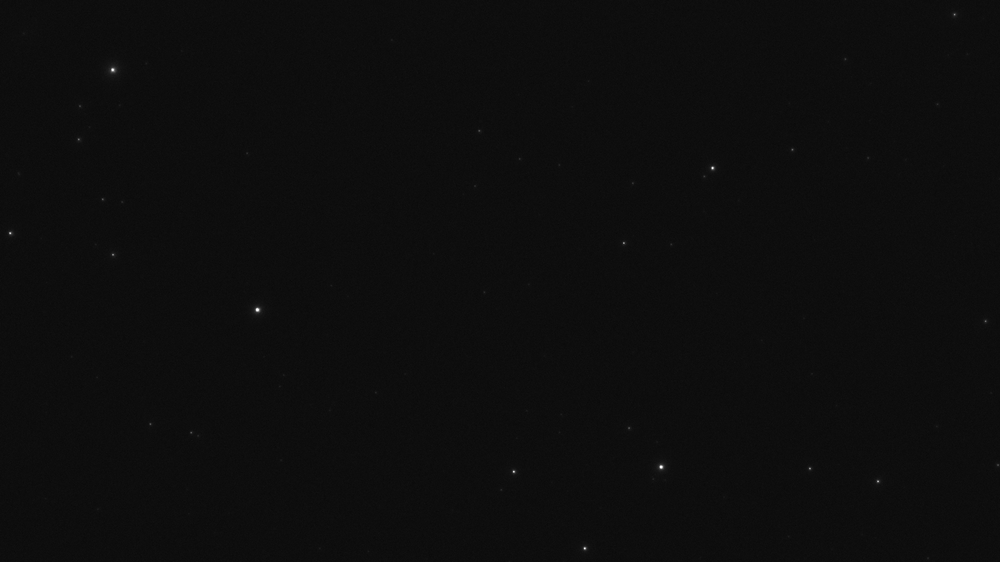
#> input picture solver/data/polaris/frame_a.png, 1000 x 562 px, shrunk from 1936 x 1088 before the run, found by its file name; the run also reads 1 picture not shown here
$ python test_polaris_real.py
#> lines starting #> are read from the running program, lines starting #| are printed output that depends on the picture; after the words box and inside, x2 and y2 are one past the last pixel; in counts of white or black regions, pixels touching at a corner belong together; long printed decimals are rounded
### solver/frame_loader.py
import os
import cv2
import numpy as np


def load_frame(path: str) -> np.ndarray:
    """
    Carga una imagen astronómica:
    - FITS (.fits/.fit/.fts)
    - PNG / JPG / TIF / BMP

    Devuelve imagen en escala de grises uint8.
    """
    ext = os.path.splitext(path)[1].lower()

    # FITS
    if ext in [".fits", ".fit", ".fts"]:
        from astropy.io import fits
        with fits.open(path) as hdul:
            data = hdul[0].data.astype(float)

        data -= np.nanmin(data)
        maxv = np.nanmax(data)
        if maxv > 0:
            data /= maxv
        data = np.clip(data * 255, 0, 255).astype(np.uint8)
        return data

    # Imagen normal
    img = cv2.imread(path, cv2.IMREAD_GRAYSCALE)
    if img is None:
        raise FileNotFoundError(f"No se pudo cargar: {path}")

    img = img.astype(np.float32)
    img -= img.min()
    maxv = img.max()
    if maxv > 0:
        img /= maxv
    return (img * 255).astype(np.uint8)

### solver/star_detection.py
import cv2
import numpy as np
from typing import List, Tuple


def detect_stars(
    frame: np.ndarray,
    min_area: int = 5,
    max_area: int = 500
) -> List[Tuple[float, float]]:
    """
    Detecta estrellas y devuelve centroides (x, y).
    """
    if len(frame.shape) == 3:
        gray = cv2.cvtColor(frame, cv2.COLOR_BGR2GRAY)
    else:
        gray = frame.copy()

    blur = cv2.GaussianBlur(gray, (5, 5), 0)

    thresh = cv2.adaptiveThreshold(
        blur,
        255,
        cv2.ADAPTIVE_THRESH_MEAN_C,
        cv2.THRESH_BINARY,
        11,
        -2
    )

    contours, _ = cv2.findContours(
        thresh,
        cv2.RETR_EXTERNAL,
        cv2.CHAIN_APPROX_SIMPLE
    )

    stars = []
    for cnt in contours:
        area = cv2.contourArea(cnt)
        if min_area < area < max_area:
            M = cv2.moments(cnt)
            if M["m00"] != 0:
                x = M["m10"] / M["m00"]
                y = M["m01"] / M["m00"]
                stars.append((x, y))

    return stars

### solver/rotation_solver.py
import numpy as np
from typing import List, Tuple


def compute_rotation_center(
    stars_a: List[Tuple[float, float]],
    stars_b: List[Tuple[float, float]]
) -> Tuple[float, float]:
    """
    Calcula el centro de rotación (px) entre dos capturas.
    """
    if len(stars_a) < 5 or len(stars_b) < 5:
        raise ValueError("No hay suficientes estrellas")

    A = np.array(stars_a)
    B = np.array(stars_b)

    n = min(len(A), len(B))
    A = A[:n]
    B = B[:n]

    mid = (A + B) / 2
    d = B - A
    perp = np.column_stack([-d[:, 1], d[:, 0]])

    M = perp
    b = mid[:, 0] * perp[:, 0] + mid[:, 1] * perp[:, 1]

    center, *_ = np.linalg.lstsq(M, b, rcond=None)
    return float(center[0]), float(center[1])

### solver/test_polaris_real.py
import cv2

from solver.frame_loader import load_frame
from solver.star_detection import detect_stars
from solver.rotation_solver import compute_rotation_center

# CAMBIA LA EXTENSIÓN SI ES NECESARIO
A_PATH = "solver/data/polaris/frame_a.png"
B_PATH = "solver/data/polaris/frame_b.png"

# Cargar imágenes reales
frame_a = load_frame(A_PATH)
#> in load_frame, img is the input picture: shape (562, 1000); min 9, max 255, mean 13.7
#> in load_frame, `maxv = img.max()`: maxv = 246
frame_b = load_frame(B_PATH)

# Detectar estrellas
stars_a = detect_stars(frame_a)
#> in detect_stars, `thresh = cv2.adaptiveThreshold( blur, 255, cv2.ADAPTIVE_THRESH_MEAN_C,..`:
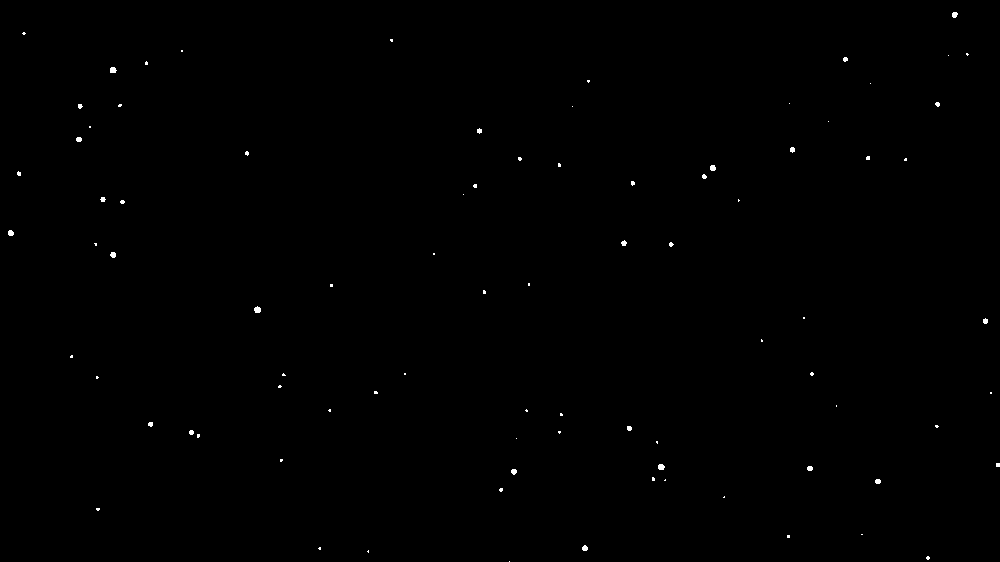
#> thresh: shape (562, 1000); 0.19% white; 86 white regions (65 under 20 px)
#> in detect_stars, `contours, _ = cv2.findContours( thresh, cv2.RETR_EXTERNAL, cv2.CHAIN_A..`: contours = 86 contours, 77 with area under 20; largest, box (x1, y1, x2, y2) and area: (254, 306, 261, 313) 28, (658, 464, 665, 470) 26, (110, 67, 117, 73) 25, (710, 165, 716, 171) 22, (8, 230, 14, 236) 22
#> the loop in detect_stars, `for cnt in contours:` made 86 passes
#> (area, x, y) on passes 5, 14, 16, 42, 47, 51, 60, 78, 86: (20, 584.5, 547.8), (20, 513.5, 471.2), (25.5, 660.8, 466.5), (28, 257.1, 309.3), (20.5, 112.7, 254.4), (21.5, 10.38, 232.6), (22, 712.4, 167.6), (25, 112.6, 69.61), (20.5, 954.3, 14.35)
#> after the loop in detect_stars, `for cnt in contours:`: stars = 41 pairs, first value 10.38 to 997.5, second value 14.35 to 557.5
#> stars_a has the same summary as stars in detect_stars
stars_b = detect_stars(frame_b)
#> call 2 of detect_stars, with min_area = 5, max_area = 500
#> in detect_stars (call 2), `thresh = cv2.adaptiveThreshold( blur, 255, cv2.ADAPTIVE_THRESH_MEAN_C,..`:
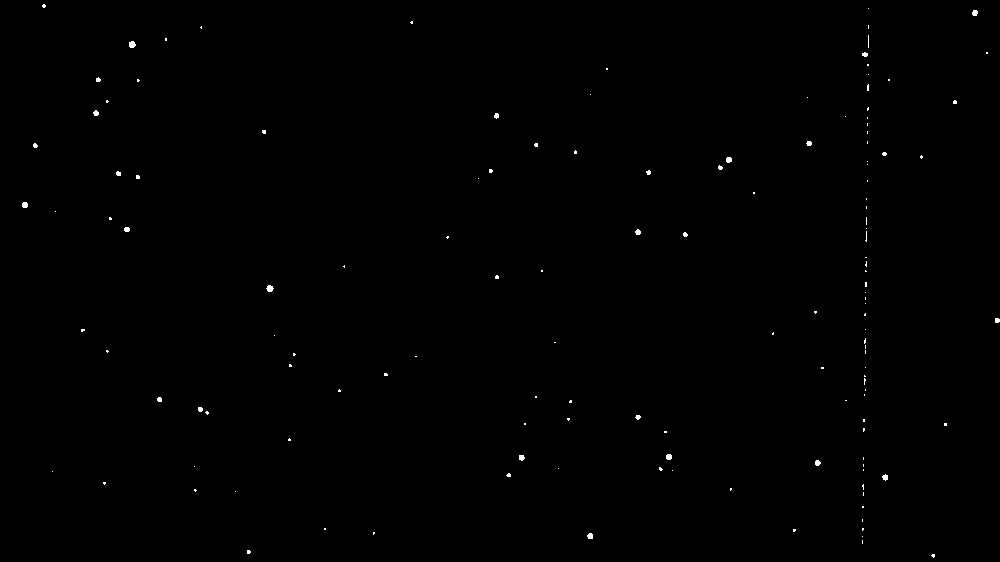
#> thresh: shape (562, 1000); 0.23% white; 138 white regions (117 under 20 px)
#> in detect_stars (call 2), `contours, _ = cv2.findContours( thresh, cv2.RETR_EXTERNAL, cv2.CHAIN_A..`: contours = 138 contours, 128 with area under 20; largest, box (x1, y1, x2, y2) and area: (266, 285, 274, 292) 29, (129, 41, 136, 48) 29, (666, 454, 672, 460) 23, (22, 202, 28, 208) 23, (726, 157, 732, 163) 22
#> the loop in detect_stars (call 2), `for cnt in contours:` made 138 passes
#> (area, x, y) on passes 5, 18, 27, 29, 30, 71, 89, 101, 130, 136: (21, 589.8, 535.6), (20, 884.8, 476.9), (20, 817.2, 462.5), (20, 521.3, 457.3), (23, 668.5, 456.5), (29, 269.4, 288.1), (23, 24.5, 204.5), (22, 728.4, 159.4), (29, 131.8, 44.12), (21, 974.5, 12.5)
#> after the loop in detect_stars (call 2), `for cnt in contours:`: stars = 41 pairs, first value 24.5 to 996.9, second value 5.5 to 555.2
#> stars_b has the same summary as stars in detect_stars

print(f"Estrellas A: {len(stars_a)}")
#| Estrellas A: 41
print(f"Estrellas B: {len(stars_b)}")
#| Estrellas B: 41

# Centro de rotación
center = compute_rotation_center(stars_a, stars_b)
#> in compute_rotation_center, `A = np.array(stars_a)`: A = 41 pairs, first value 10.38 to 997.5, second value 14.35 to 557.5
#> in compute_rotation_center, `B = np.array(stars_b)`: B has the same summary as stars in detect_stars
#> in compute_rotation_center, `n = min(len(A), len(B))`: n = 41
#> in compute_rotation_center, `mid = (A + B) / 2`: mid = 41 pairs, first value 73.91 to 930.1, second value 9.92 to 556.4
#> in compute_rotation_center, `d = B - A`: d = 41 pairs, first value -910.8 to 876, second value -57.46 to 46.18
#> in compute_rotation_center, `perp = np.column_stack([-d[:, 1], d[:, 0]])`: perp = 41 pairs, first value -46.18 to 57.46, second value -910.8 to 876
#> in compute_rotation_center, `M = perp`: M has the same summary as perp
#> in compute_rotation_center, `b = mid[:, 0] * perp[:, 0] + mid[:, 1] * perp[:, 1]`: b = 41 values, max 195122.8 at index 9, min -197339.4 at index 15, mean 4386.4
#> in compute_rotation_center, `center, *_ = np.linalg.lstsq(M, b, rcond=None)`: center = [433.3, 189]
#> center = (433.3, 189)
print("Centro de rotación (px):", center)
#| Centro de rotación (px): (433.329, 188.988)

# Visualización
vis = cv2.cvtColor(frame_a, cv2.COLOR_GRAY2BGR)

for x, y in stars_a:
    cv2.circle(vis, (int(x), int(y)), 1, (255, 255, 255), -1)
#> this loop made 41 passes
#> (x, y) on passes 1 to 12: (927.5, 557.5), (584.5, 547.8), (500.6, 489.4), (877.5, 481), (652.9, 478.6), (513.5, 471.2), (809.5, 468), (660.8, 466.5), (997.5, 464.5), (197.9, 435.4), (191, 432), (628.9, 427.9)
#> vis: shape (562, 1000, 3); min 0, max 255, mean 4.7

cv2.circle(vis, (int(center[0]), int(center[1])), 10, (0, 255, 0), 2)
#> vis: shape (562, 1000, 3); mean B, G, R 4.7, 4.8, 4.7

cv2.imshow("Polar Alignment – Datos reales", vis)
cv2.waitKey(0)
cv2.destroyAllWindows()
